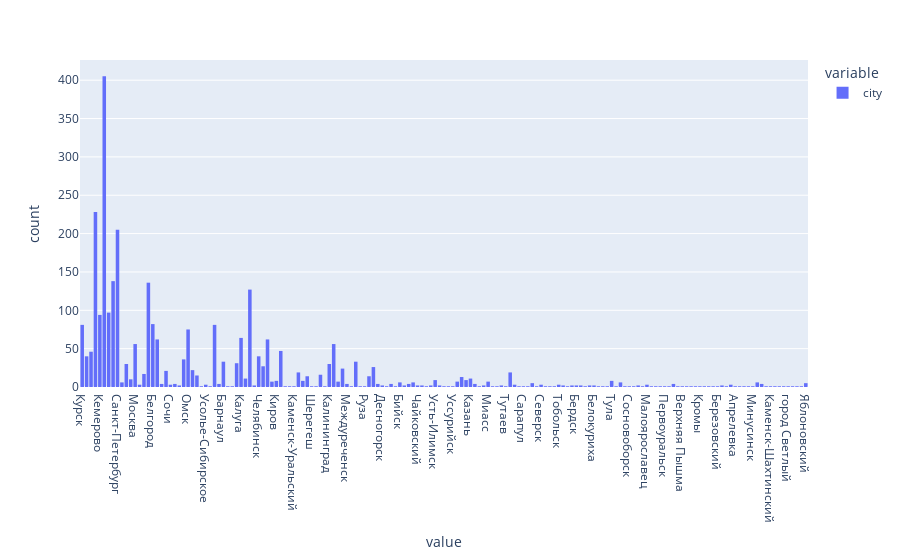

Notebook cell for this chart:
### Code cell
fig = px.histogram(test['city'])
fig.show()

### Figure 1 — Plotly figure (JSON) as saved in the notebook; plotly's stock layout.template omitted (floating-point values rounded to 4 significant figures; data arrays with more than 128 entries replaced by an {"elided": "..."} marker saying what was removed)
{"data": [{"alignmentgroup": "True", "bingroup": "x", "hovertemplate": "variable=city<br>value=%{x}<br>count=%{y}<extra></extra>", "legendgroup": "city", "marker": {"color": "#636efa", "pattern": {"shape": ""}}, "name": "city", "offsetgroup": "city", "orientation": "v", "showlegend": true, "type": "histogram", "x": {"elided": "2974 str values"}, "xaxis": "x", "yaxis": "y"}], "layout": {"barmode": "relative", "legend": {"title": {"text": "variable"}, "tracegroupgap": 0}, "margin": {"t": 60}, "xaxis": {"anchor": "y", "domain": [0, 1], "title": {"text": "value"}}, "yaxis": {"anchor": "x", "domain": [0, 1], "title": {"text": "count"}}}}
